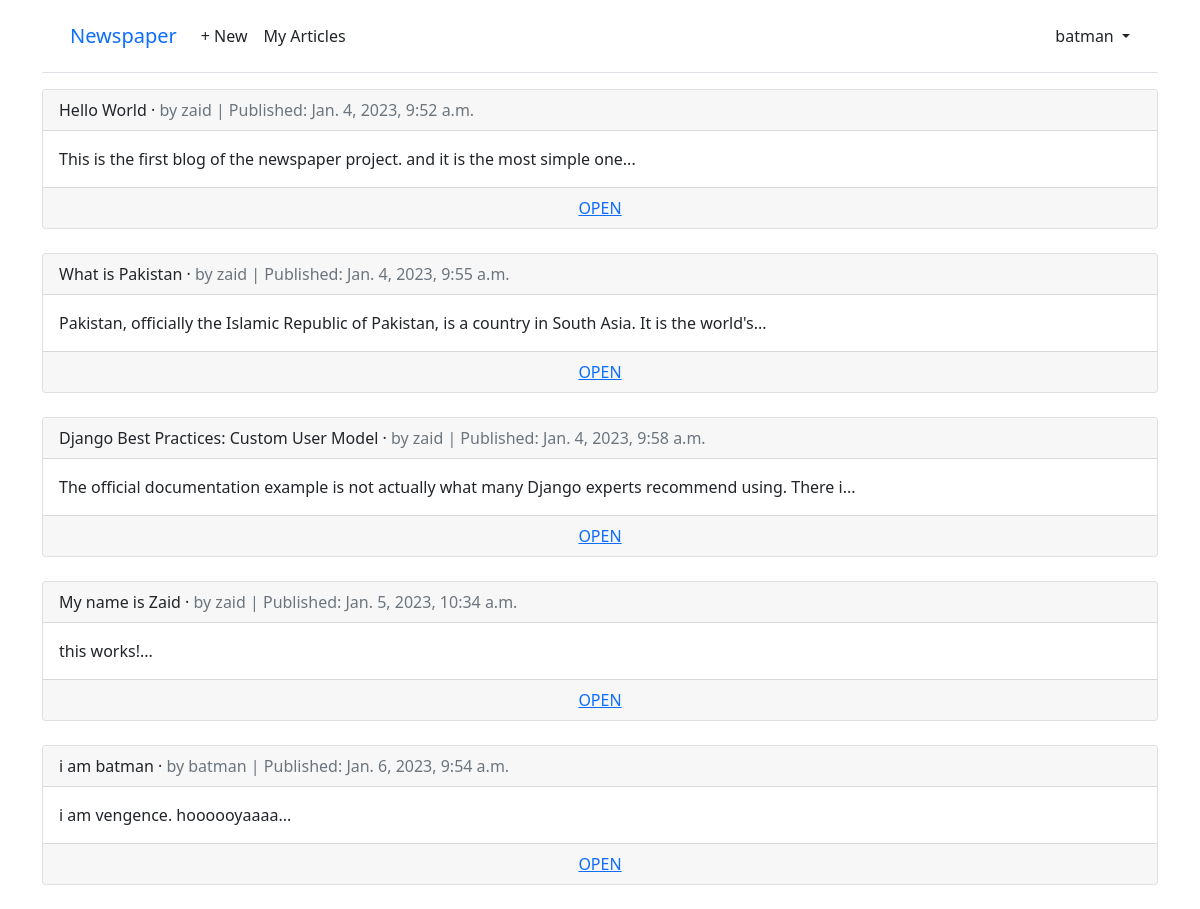
Page /articles/ (signed in) on the committed database.
### accounts/models.py (models this page shows)
class CustomUser(AbstractUser):
    age = models.PositiveIntegerField(null=True, blank=True)

### articles/models.py (models this page shows, shortened)
class Article(models.Model):
    title = models.CharField(max_length=150)
    body = models.TextField()
    date = models.DateTimeField(auto_now_add=True)
    author = models.ForeignKey(
        settings.AUTH_USER_MODEL,
        on_delete=models.CASCADE)

### articles/views.py (the view)
# urls.py: path("", ArticleListView.as_view(), name="allArticles"),
class ArticleListView(LoginRequiredMixin, ListView):
    model = Article
    template_name = "article_list.html"

### templates/article_list.html (shortened to what this page needs)
{% extends "base.html" %}
{% block content %}
{% for article in article_list %}
<div class="card">
<div class="card-header">
<span class="font-weight-bold">{{ article.title }}</span> &middot;
<span class="text-muted">by {{ article.author }} |
Published: {{ article.date }}</span>
</div>
<div class="card-body">
{{ article.body|slice:"0:100" }}...
</div>
<div class="card-footer text-center text-muted">
<a href="{% url 'article_detail' article.pk %}">OPEN</a>
</div>
</div>
<br />
{% endfor %}
{% endblock content %}

### templates/base.html (shortened to what this page needs)
<!DOCTYPE html>
<html>
<head>
    <link href="https://cdn.jsdelivr.net/npm/bootstrap@5.1.3/dist/css/bootstrap.min.css" rel="stylesheet">
</head>
<body>
<div class="container">
<header class="p-3 mb-3 border-bottom">
<div class="container">
<div class="d-flex flex-wrap align-items-center justify-content-center
justify-content-lg-start">
<a class="navbar-brand" href="{% url 'home' %}">Newspaper</a>
<ul class="nav col-12 col-lg-auto me-lg-auto mb-2 justify-content-center
mb-md-0">
{% if user.is_authenticated %}
<li><a href="{% url 'article_create' %}" class="nav-link px-2 link-dark">+ New</a></li>
    <a href="/articles/myArticles/" class="nav-link px-2 link-dark">My Articles</a>
</ul>
<div class="dropdown text-end">
<a href="#" class="d-block link-dark text-decoration-none dropdown-toggle"
id="dropdownUser1" data-bs-toggle="dropdown" aria-expanded="false">
{{ user.username }}
</a>
</div>
{% endif %}
</div>
</div>
</header>
<main>
{% block content %}
{% endblock content %}
</main>
</div>
</body>
</html>

### rows in the picture
CustomUser: username "batman"
Article: title "Hello World", author "zaid", date "Jan. 4, 2023, 9:52 a.m.", body "This is the first blog of the newspaper project. and it is the most simple one"
Article: title "What is Pakistan", author "zaid", date "Jan. 4, 2023, 9:55 a.m.", body "Pakistan, officially the Islamic Republic of Pakistan, is a country in South Asia. It is the world's"
Article: title "Django Best Practices: Custom User Model", author "zaid", date "Jan. 4, 2023, 9:58 a.m.", body "The official documentation example is not actually what many Django experts recommend using. There i"
Article: title "My name is Zaid", author "zaid", date "Jan. 5, 2023, 10:34 a.m.", body "this works!"
Article: title "i am batman", author "batman", date "Jan. 6, 2023, 9:54 a.m.", body "i am vengence. hoooooyaaaa"
